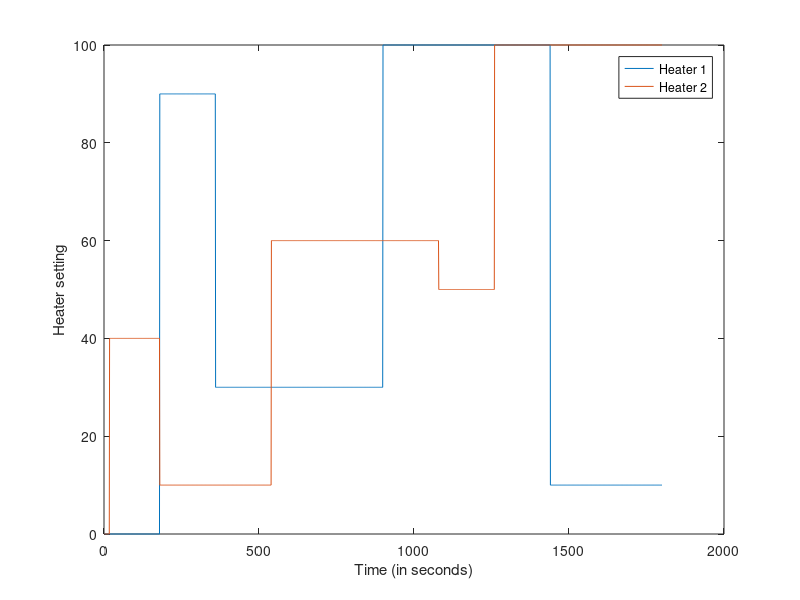

This figure's MATLAB source:
%% helper script for setting and visualizing heater inputs
clear all; close all; clc

time = 30;              % simulation time in min
loops = time*60;        % simulation time in seconds
time = 1:1:loops;
Q1 = zeros(loops,1);    
Q2 = zeros(loops,1);   

% set heating values for heater 1
% column 1 and 2: interval begin and end as fraction of total time
% column 3: heater setting for the corresponding interval
set_h1 =    [.1     .2      90;
             .2     .5      30;
             .5     .8      100;
             .8     1       10];

% adjust level for heater 1
for ii = 1:size(set_h1,1)
    Q1(floor(set_h1(ii,1)*loops):ceil(set_h1(ii,2)*loops),1) = set_h1(ii,3);
end
    
% set heating values for heater 2
% column 1 and 2: interval begin and end as fraction of total time
% column 3: heater setting for the corresponding interval
set_h2 =    [.01    .1      40;
             .1     .3      10;
             .3     .6      60;
             .6     .7      50;
             .7      1      100];

% adjust level for heater 2
for ii = 1:size(set_h2,1)
    Q2(floor(set_h2(ii,1)*loops):ceil(set_h2(ii,2)*loops),1) = set_h2(ii,3);
end

Q = [Q1 Q2];

% plot heater input
plot(time,Q)
ylabel('Heater setting');
xlabel('Time (in seconds)');
legend('Heater 1','Heater 2')

save('semirandom_heater_input','Q');